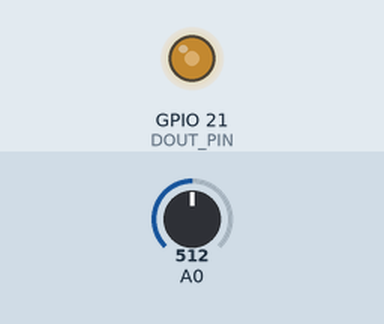
Simulated run of this sketch. Board: ESP8266 (NodeMCU). Shown: output pins drawn as LEDs (lit = HIGH). The inputs (shaded band) are chosen by the test bench; at power-on: A0 = 512. What the sketch prints to the serial monitor is not drawn.

Above: at 1.2 s.
1.3 s: A0 set to 716
At 2.4 s:
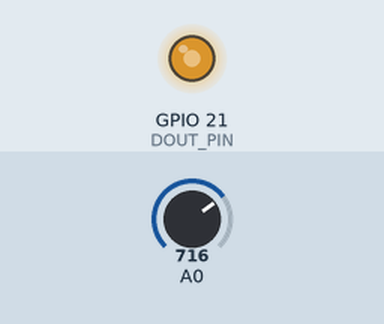
2.8 s: A0 set to 900
At 3.5 s:
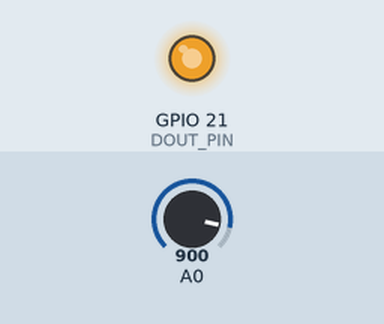
4.3 s: A0 set to 122
At 4.7 s:
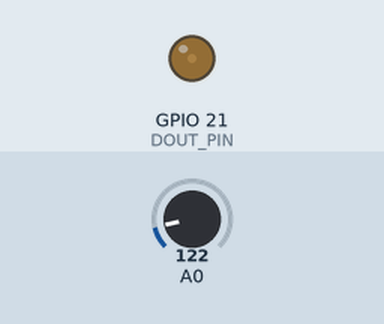
5.8 s: A0 set to 0
At 7.0 s:
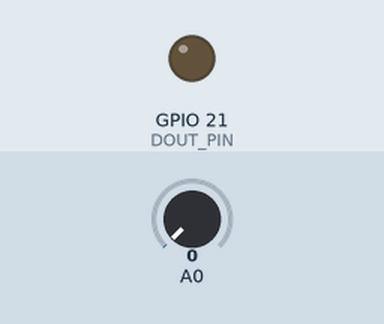
Timing chart, 0 to 8.3 s (numbered marks = the images above; inputs shaded):
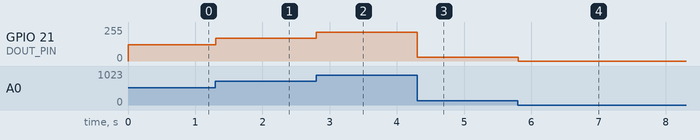

The sketch:

filtrodigital.ino
```cpp
// EMS 2022: digital fitler implementation in ESP32

#define DOUT_PIN 21
#define ADC_PIN 28
#define M 6 //filter order
float x[M+1] = {0.0};
static double b[M+1] = {
0.03898293407830291,
0.11697295021925129,
0.20469620812626674,
0.24367914220456957,
0.20469620812626674,
0.11697295021925129,
0.03898293407830291
};

void setup() {
  Serial.begin(115200);
  pinMode(ADC_PIN, INPUT);
  pinMode(DOUT_PIN, OUTPUT);
  analogWriteFreq(2000);
  analogWriteRange(1023);
}

void loop() {
  // 1. Acquire ADC sample (convert to volts)
  x[0] = analogRead(ADC_PIN) * 3.3 / 1023.0;  // ESP32 ADC is 12-bit (0–4095)

  // 2. Create FIR output signal
  float y0 = 0.0;
  for (int i = 0; i <= M; i++) {
    y0 += b[i] * x[i];
  }

  int pwmValue = (int)(constrain(y0, 0.0, 3.3) * 1023.0 / 3.3);
  analogWrite(DOUT_PIN, pwmValue);

  // 4. Print input/output for monitoring in python app
  //Serial.print(x[0]);
  //Serial.print(" ");
  Serial.println(y0);

  // 5. Save current input value and shift every old input by 1
  for (int i = M; i > 0; i--) {
    x[i] = x[i - 1];
  }

  delayMicroseconds(200);
}
```

Measured:
- after the input at 1.3 s, GPIO 21 (DOUT_PIN): 123/255 → 171/255 at once
- after the input at 2.8 s, GPIO 21 (DOUT_PIN): 171/255 → 216/255 at once
- after the input at 4.3 s, GPIO 21 (DOUT_PIN): 216/255 → 29/255 at once
- after the input at 5.8 s, GPIO 21 (DOUT_PIN): 29/255 → 0/255 at once
